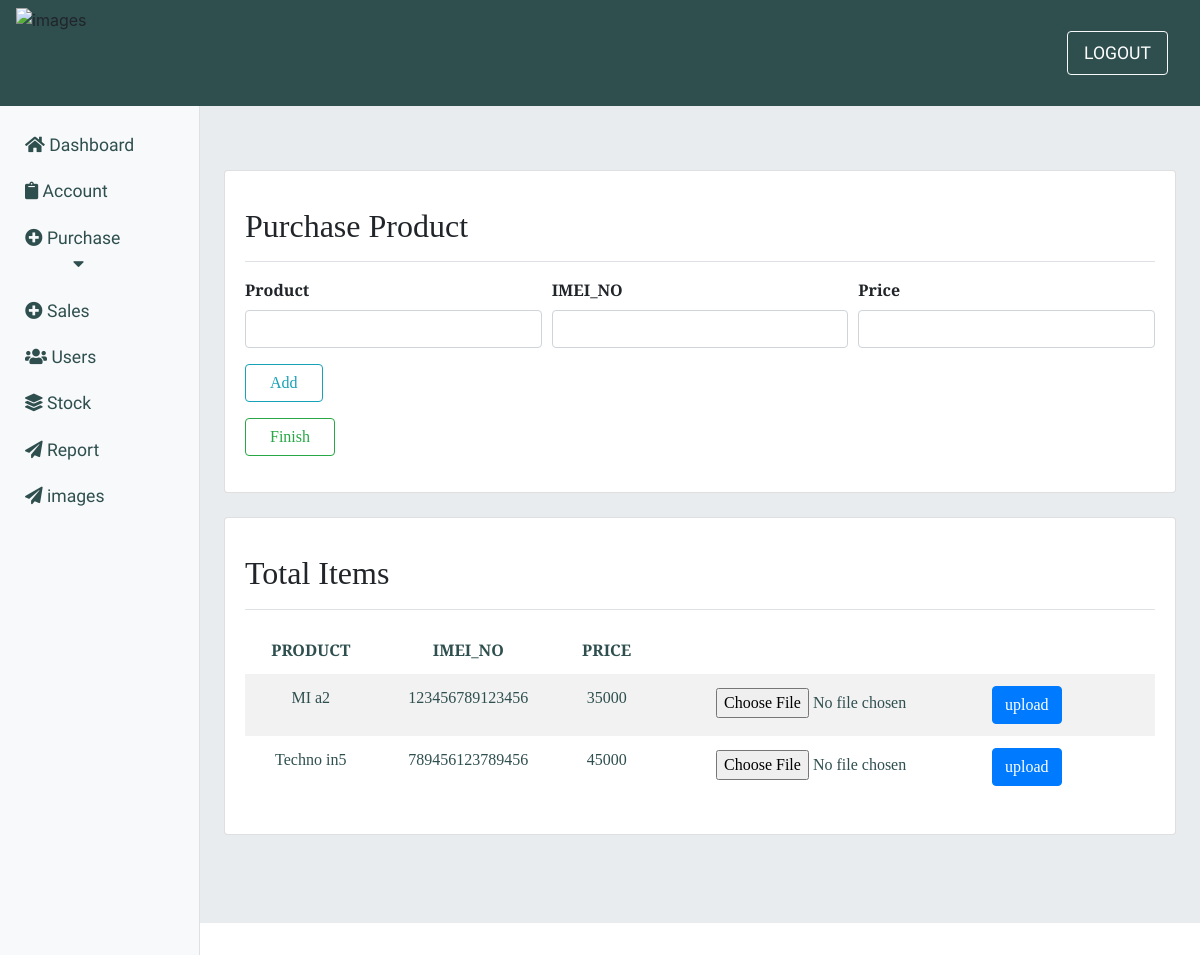
The app's page /purchaseproduct/23 (signed in) with its own data.
### app1/models.py (models this page shows, shortened)
class PurchaseHasProduct(models.Model):
    purchase =  models.ForeignKey(Purchase,on_delete=models.CASCADE)
    product = models.CharField(max_length=40)
    imei_no     = models.BigIntegerField()
    price     = models.IntegerField()
    pur_prod = models.BooleanField(default=False)

### app1/views.py (the view, shortened to what this page needs)
# urls.py: path('purchaseproduct/<id>',views.purchase_product,name='purchase_product'),
@login_required(login_url='login')
def purchase_product(request,id):
    form = PurchaseHasProductForm()
    pid = Purchase.objects.get(id=id)
    items = PurchaseHasProduct.objects.filter(purchase=pid)
    imgs = ProductHasImg.objects.all()
    img_form = ProdHasImgForm()
    context={'form':form,'pid':pid,'items':items,'img_form':img_form,'imgs':imgs}
    return render(request,"registration/add_item.html",context)

### app1/forms.py
class PurchaseHasProductForm(forms.ModelForm):
    class Meta():
        model = PurchaseHasProduct
        fields = ('purchase','product','imei_no','price')

class ProdHasImgForm(forms.ModelForm):
    class Meta():
        model = ProductHasImg
        fields = '__all__'

### app1/templates/registration/add_item.html (shortened to what this page needs)
{% extends 'registration/main.html' %}
{% block content %}
<div class="card mb-4">
    <div class="card-body">
        <div
            class="d-flex justify-content-between flex-wrap flex-md-nowrap align-items-center pt-3 pb-2 mb-3 border-bottom">
            <h1 class="h2">Purchase Product</h1>
        </div>
        <form method="POST">
            <div class="form-row">
                <div class="col-sm-4 mb-3">
                    <label class="font-weight-bold">Product</label>
                    <input type="text" class="form-control" name="product" required>
                </div>
                <div class="col-sm-4 mb-3">
                    <label class="font-weight-bold">IMEI_NO</label>
                    <input type="number" class="form-control" name="imei_no" min='1' required>
                </div>
                <div class="col-sm-4 mb-3">
                    <label class="font-weight-bold">Price</label>
                    <input type="number" class="form-control" name="price" min='1' required>
                </div>
            </div>
            <button  type="submit" class="btn btn-outline-info mb-3 px-4">Add</button>
        </form>
        <a href="{% url 'purchase' %}" class="btn btn-outline-success mb-3 px-4" type="submit">Finish</a>
    </div>
</div>
<div class="card mb-4">
    <div class="card-body">
        <div
            class="d-flex justify-content-between flex-wrap flex-md-nowrap align-items-center pt-3 pb-2 mb-3 border-bottom">
            <h1 class="h2">Total Items</h1>
        </div>
        <table class="table table-striped text-center table-borderless">
            <thead>
                <tr>
                    <th>PRODUCT</th>
                    <th>IMEI_NO</th>
                    <th>PRICE</th>
                </tr>
            </thead>
            <tbody>
                {% if items %}
                {% for item in items %}
                <tr>
                    <td>{{ item.product}}</td>
                    <td>{{ item.imei_no }}</td>
                    <td>{{ item.price }}</td>
                    <td>
                          <form method="POST" enctype="multipart/form-data">
                          <input type="file" name="img">
                            <button type="submit" name="prodImg" class='btn btn-primary'>upload</button>
                              </form>
                    </td>
                    <td>
                    </td>
                </tr>
                {% endfor %}
                {% else %}
                <tr>No Products Added yet</tr>
                {% endif %}
            </tbody>
        </table>
    </div>
</div>
{% endblock %}

### assets/css/dashboard.css (style rules this page uses)
:root { --Sniglet-font: "Sniglet", cursive; --Rubik: "Rubik", cursive; --Patua: "Patua One", cursive; --Lobster: "lobster", cursive; --Merriweather: "Merriweather Sans", cursive; --light-black: #2e2c2caf; --bggradient: linear-gradient(to bottom, #ff5733, #ffffff); --light-gray: rgba(255, 255, 255, 0.877); }
tr, td { color: darkslategrey; }

### records on screen
PurchaseHasProduct: product "MI a2", imei_no "123456789123456", price "35000"
PurchaseHasProduct: product "Techno in5", imei_no "789456123789456", price "45000"
